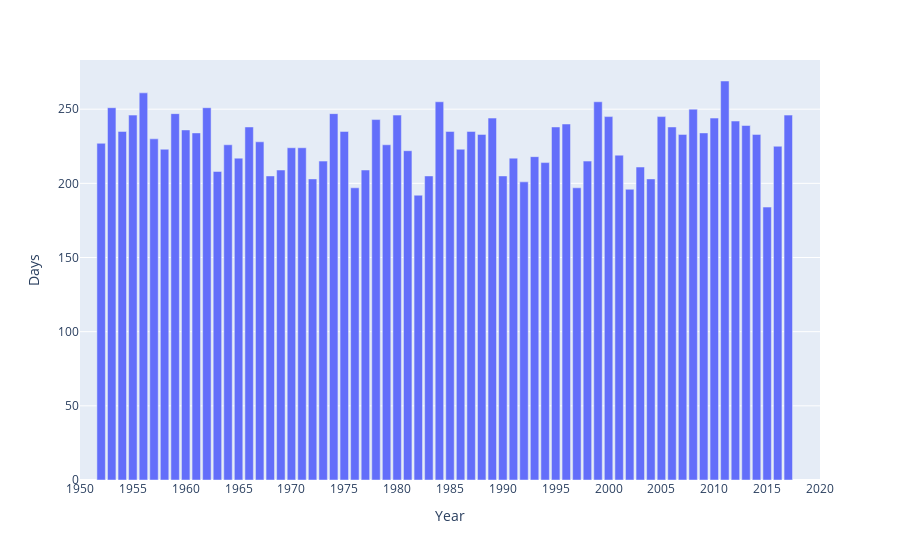

The notebook cell this image was saved under:
### Code cell
fig = px.bar(df_wet_counts_cleaned, x= "Year", y = "Days")
#fig.update_xaxes(type= 'category')
fig.update_xaxes(range=["1950", "2020"])
fig.update_layout(
    xaxis = dict(
        tickmode = 'linear',
       # tick0 = 1950,
        dtick = 5))
fig.update_layout(
    yaxis = dict(
        tickmode = 'linear',
        dtick = 50))
fig.show()

### Figure 1 — Plotly figure (JSON) as saved in the notebook; plotly's stock layout.template omitted (floating-point values rounded to 4 significant figures)
{"data": [{"alignmentgroup": "True", "hovertemplate": "Year=%{x}<br>Days=%{y}<extra></extra>", "legendgroup": "", "marker": {"color": "#636efa", "pattern": {"shape": ""}}, "name": "", "offsetgroup": "", "orientation": "v", "showlegend": false, "textposition": "auto", "type": "bar", "x": [1952, 1953, 1954, 1955, 1956, 1957, 1958, 1959, 1960, 1961, 1962, 1963, 1964, 1965, 1966, 1967, 1968, 1969, 1970, 1971, 1972, 1973, 1974, 1975, 1976, 1977, 1978, 1979, 1980, 1981, 1982, 1983, 1984, 1985, 1986, 1987, 1988, 1989, 1990, 1991, 1992, 1993, 1994, 1995, 1996, 1997, 1998, 1999, 2000, 2001, 2002, 2003, 2004, 2005, 2006, 2007, 2008, 2009, 2010, 2011, 2012, 2013, 2014, 2015, 2016, 2017], "xaxis": "x", "y": [227, 251, 235, 246, 261, 230, 223, 247, 236, 234, 251, 208, 226, 217, 238, 228, 205, 209, 224, 224, 203, 215, 247, 235, 197, 209, 243, 226, 246, 222, 192, 205, 255, 235, 223, 235, 233, 244, 205, 217, 201, 218, 214, 238, 240, 197, 215, 255, 245, 219, 196, 211, 203, 245, 238, 233, 250, 234, 244, 269, 242, 239, 233, 184, 225, 246], "yaxis": "y"}], "layout": {"barmode": "relative", "legend": {"tracegroupgap": 0}, "margin": {"t": 60}, "xaxis": {"anchor": "y", "domain": [0, 1], "dtick": 5, "range": ["1950", "2020"], "tickmode": "linear", "title": {"text": "Year"}}, "yaxis": {"anchor": "x", "domain": [0, 1], "dtick": 50, "tickmode": "linear", "title": {"text": "Days"}}}}
